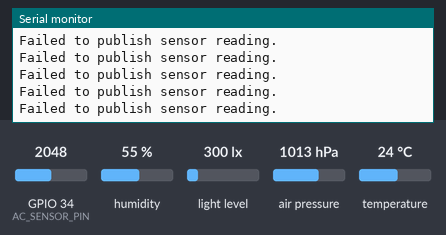
Bench run of a program on a simulated ESP32. Parts: the last lines printed to the serial monitor. The test bench sets the inputs (shaded band); at power-on: humidity 55 %, GPIO 34 (AC_SENSOR_PIN) = 2048, light level 300 lx, air pressure 1013 hPa, temperature 24 °C. WiFi joins after 1.5 s; servers stay silent unless stated; no MQTT or app messages arrive unless stated; not simulated (calls return 0 or success): secrets.h; names the files do not define were given values by the test bench: MQTT_PORT = 1883.

Above: at 2.8 s.
2.9 s: humidity set to 22 %
At 6.0 s:
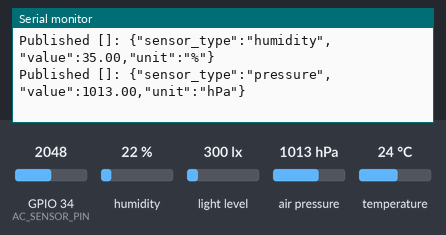
6.9 s: GPIO 34 (AC_SENSOR_PIN) set to 2866
8.4 s: light level set to 40 lx
9.9 s: air pressure set to 952 hPa
At 10.9 s:
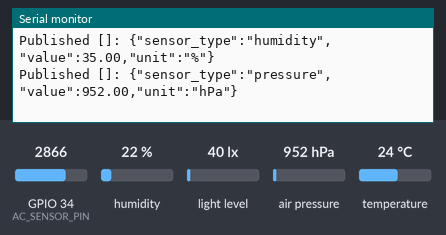
11.4 s: GPIO 34 (AC_SENSOR_PIN) set to 3972
12.9 s: temperature set to 12 °C
At 14.4 s:
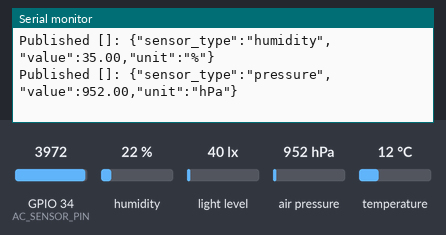
Timing chart, 0 to 15.4 s (numbered marks = the images above; inputs shaded):
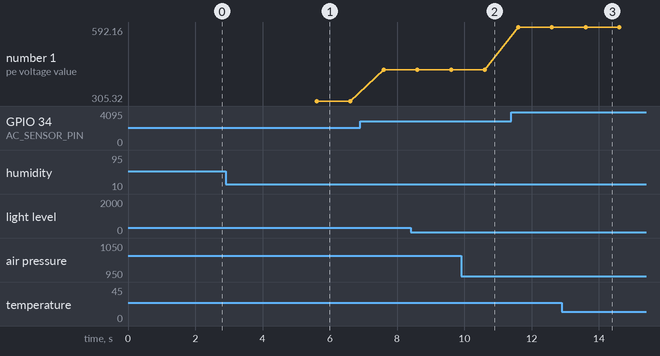

Measured:
- after the input at 2.9 s, the serial monitor: prints a new line after 2.7 s (image 1)
- after the input at 9.9 s, the serial monitor: prints a new line after 0.72 s (image 2)
- after the input at 12.9 s, the serial monitor: prints a new line after 0.71 s (image 3)
- plotted number 1: 305.32 → 427.28 after the input at 6.9 s, 427.28 → 592.16 after the input at 11.4 s

The program:

main.cpp
```cpp
/***************************************************
   Includes & Global Declarations
 ***************************************************/
#include <Wire.h>
#include <WiFi.h>
#include <PubSubClient.h>
#include <Adafruit_VEML7700.h>
#include <Adafruit_BME280.h>

#include "secrets.h"

// Instantiate sensor objects
Adafruit_VEML7700 veml = Adafruit_VEML7700();
Adafruit_BME280   bme;
WiFiClient        wifiClient;
PubSubClient      mqttClient(wifiClient);

// Flags to indicate sensor availability
bool vemlAvailable = false;
bool bmeAvailable  = false;

// MQTT client ID (should be unique per device)
const char* mqttClientId = "ESP32_SensorClient";

// Interval for publishing data (milliseconds)
static const unsigned long PUBLISH_INTERVAL_MS = 1000;
unsigned long lastPublishTime = 0;

/***************************************************
   AC Voltage Sensor (AMPT101B) Definitions
 ***************************************************/
#define AC_SENSOR_PIN            34     // ESP32 ADC pin
#define ADC_MAX_VALUE            4095   // 12-bit ADC for ESP32
#define ADC_REF_VOLTAGE          3.3    // ESP32 reference voltage
#define AMPT101B_VOLTAGE_FACTOR  185.0  // Calibration factor for AMPT101B

/***************************************************
   VEML7700 Definitions
 ***************************************************/


/***************************************************
   BME280 Definitions
  ***************************************************/
#define TEMPERATURE_OFFSET -2.0
#define PRESSURE_OFFSET    0.0
#define HUMIDITY_OFFSET    13.0

/***************************************************
   Function Prototypes
 ***************************************************/
void setupWiFi();
void setupMQTT();
void reconnectMQTT();
void setupSensors();
void publishAllSensors();  // Publishes separate JSON messages for each sensor reading
void publishSensorReading(const String &sensorType, float value, const String &unit);
float readVoltageAC();
float readLux();
float readTemperature();
float readHumidity();
float readPressure();

void setup() {
  Serial.begin(115200);
  delay(100);
  Serial.println("\n--- Starting Up ---");

  // Initialize I2C
  Wire.begin();

  // Initialize sensors (sets flags if sensors are found)
  setupSensors();

  // Connect Wi-Fi
  setupWiFi();

  // Set up MQTT client
  mqttClient.setKeepAlive(60);
  mqttClient.setServer(MQTT_HOST, MQTT_PORT);
  setupMQTT();
}

void loop() {
  if (!mqttClient.connected()) {
    reconnectMQTT(); // Non-blocking, attempts to reconnect
  } else {
    mqttClient.loop(); // MUST run often
  }

  unsigned long currentMillis = millis();
  if (currentMillis - lastPublishTime >= PUBLISH_INTERVAL_MS) {
    lastPublishTime = currentMillis;
    publishAllSensors();
  }
}

/***************************************************
   Setup Wi-Fi
 ***************************************************/
void setupWiFi() {
  Serial.print("Connecting to Wi-Fi: ");
  Serial.print(WIFI_SSID);

  WiFi.begin(WIFI_SSID, WIFI_PASSWORD);
  while (WiFi.status() != WL_CONNECTED) {
    delay(500);
    Serial.print(".");
  }
  Serial.print("\nWi-Fi connected. IP address: ");
  Serial.println(WiFi.localIP());
}

/***************************************************
   Setup MQTT
 ***************************************************/
void setupMQTT() {
  reconnectMQTT();
}

/***************************************************
   Reconnect to MQTT (if disconnected)
 ***************************************************/
void reconnectMQTT() {
  static unsigned long lastReconnectAttempt = 0;
  unsigned long now = millis();
  if (now - lastReconnectAttempt > 5000) { // Try every 5 sec
    lastReconnectAttempt = now;
    if (mqttClient.connect(mqttClientId)) {
      Serial.println("MQTT reconnected successfully");
    } else {
      Serial.print("MQTT reconnection failed, rc=");
      Serial.println(mqttClient.state());
    }
  }
}


/***************************************************
   Setup Sensors
 ***************************************************/
void setupSensors() {
  // VEML7700
  if (veml.begin()) {
    vemlAvailable = true;
    Serial.println("VEML7700 found.");
  } else {
    vemlAvailable = false;
    Serial.println("VEML7700 NOT found. Continuing without it.");
  }

  // BME280 (addresses 0x76)
  if (bme.begin(0x76)) {
    bmeAvailable = true;
    Serial.println("BME280 found.");
  } else {
    bmeAvailable = false;
    Serial.println("BME280 NOT found. Continuing without it.");
  }

  // The AMPT101B sensor is read via analog pin, so no special setup is needed here.
}

/***************************************************
   Publish All Sensors
   (One JSON message per sensor reading)
 ***************************************************/
void publishAllSensors() {
  // 1) AC Voltage
  float acVoltage = readVoltageAC();
  publishSensorReading("voltage", acVoltage, "V");

  // 2) Lux (only if VEML is available)
  if (vemlAvailable) {
    float lux = readLux();
    publishSensorReading("light", lux, "lux");
  }

  // 3) Temperature, Humidity, Pressure (only if BME is available)
  if (bmeAvailable) {
    float temperature = readTemperature();  // °C
    float humidity    = readHumidity();     // %
    float pressure    = readPressure();     // hPa

    publishSensorReading("temperature", temperature, "C");
    publishSensorReading("humidity",    humidity,    "%");
    publishSensorReading("pressure",    pressure,    "hPa");
  }
}

/***************************************************
   Publish a Single Sensor Reading
   Example JSON:
   {
     "sensor_type": "temperature",
     "value": 25.4,
     "unit": "C"
   }
 ***************************************************/
void publishSensorReading(const String &sensorType, float value, const String &unit) {
  String payload = "{";
  payload += "\"sensor_type\":\"" + sensorType + "\",";
  payload += "\"value\":" + String(value, 2) + ",";
  payload += "\"unit\":\"" + unit + "\"";
  payload += "}";

  // Publish to MQTT
  if (mqttClient.publish(MQTT_TOPIC, payload.c_str())) {
    Serial.print("Published [");
    Serial.print(MQTT_TOPIC);
    Serial.print("]: ");
    Serial.println(payload);
  } else {
    Serial.println("Failed to publish sensor reading.");
  }
}

/***************************************************
   AMPT101B Voltage Sensor Reading
   This module typically outputs a DC level proportional
   to the RMS AC voltage.
 ***************************************************/
float readVoltageAC() {
  int rawVal = analogRead(AC_SENSOR_PIN);

  // Convert ADC reading to the corresponding sensor output voltage
  float sensorVoltage = (float)rawVal / (float)ADC_MAX_VALUE * ADC_REF_VOLTAGE;

  // Scale up to approximate actual AC RMS voltage
  // Adjust AMPT101B_VOLTAGE_FACTOR to calibrate your specific sensor
  float lineVoltage = sensorVoltage * AMPT101B_VOLTAGE_FACTOR;

  return lineVoltage;
}

/***************************************************
   VEML7700 - readLux()
 ***************************************************/
float readLux() {
  // We only call this if vemlAvailable is true.
  return veml.readLux();
}

/***************************************************
   BME280 - read temperature, humidity, pressure
 ***************************************************/
float readTemperature() {
  return bme.readTemperature() + TEMPERATURE_OFFSET; // °C
}

float readHumidity() {
  return bme.readHumidity() + HUMIDITY_OFFSET; // %
}

float readPressure() {
  return bme.readPressure() / 100.0F + PRESSURE_OFFSET; // hPa
}
```
